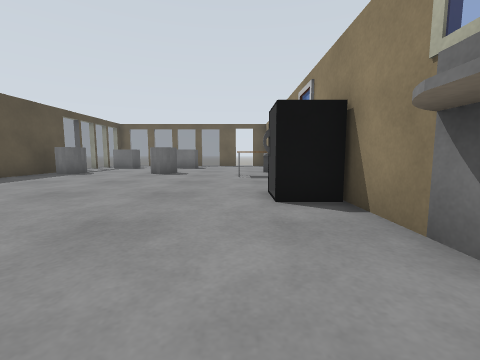
[1] (above)

12 first-person views from a walk through a robot-simulator world made for Gazebo. The camera is 0.72 m above the floor, tilts 6° down and sees 90° across. The lines on the ground mark 1 m squares. The floor is counted in squares, 1 m on a side. Each view is taken from the middle of a square. On the plan, view 1 faces up. The plan holds only what a view shows up to about 9 squares ahead; the rest is blank. Simple patterns stand in for the simulator's built-in surfaces. Surface patterns are stand-ins for the level's own textures.

[2]
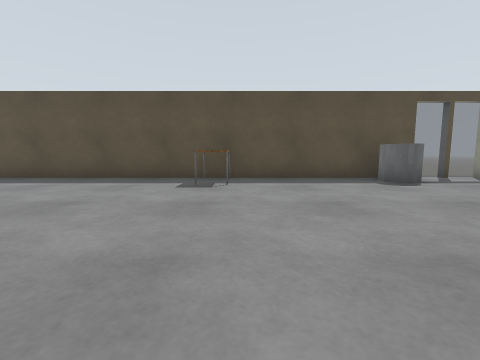

[3]
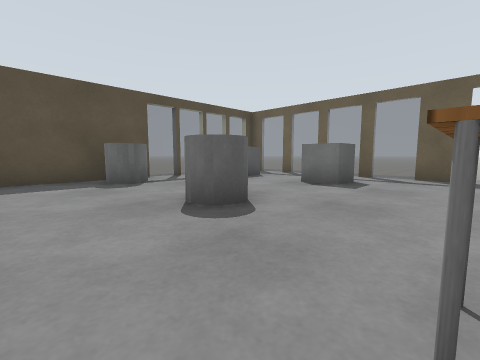

[4]
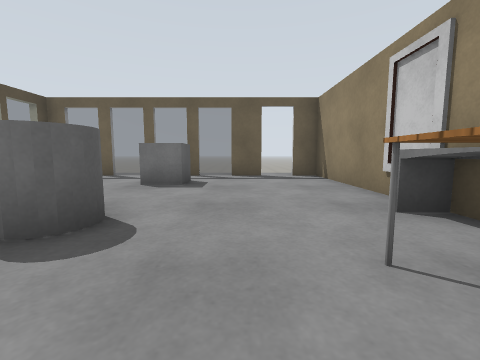

[5]
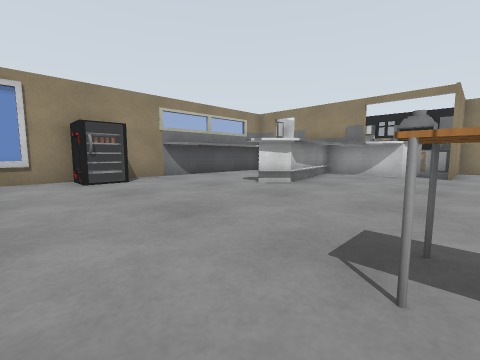

[6]
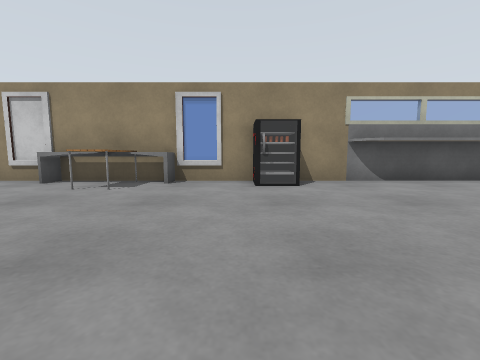

[7]
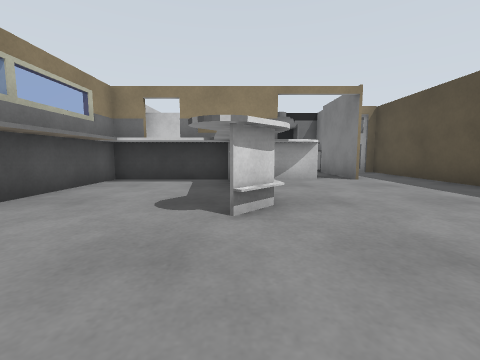

[8]
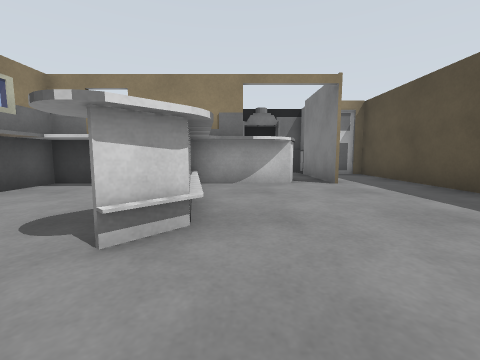

[9]
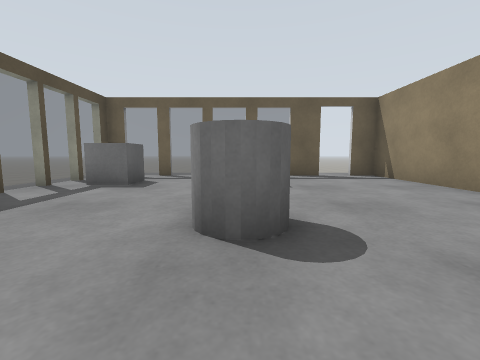

[10]
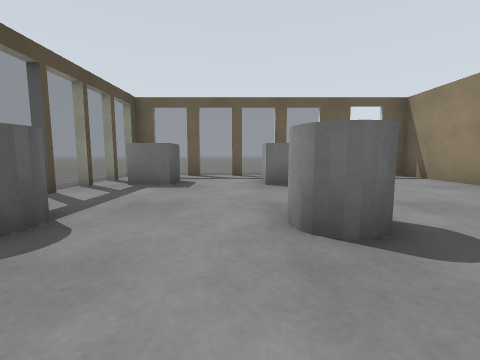

[11]
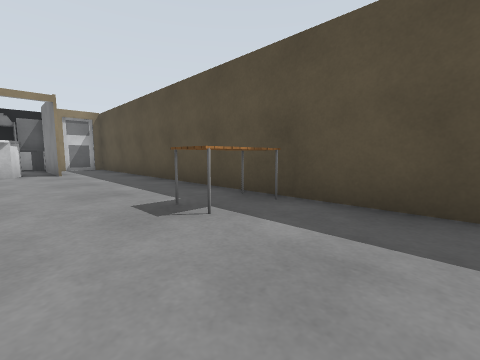

[12]
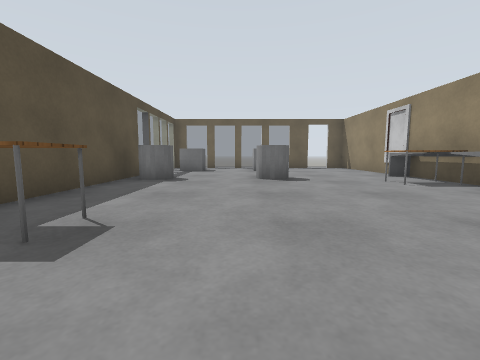

### Floor plan
Points are (right, up) in squares from view 1. A wall is a line through its corners. A room is listed if a view was taken in it or the views show most of it. See-through windows are left out.
Room 1 (views 1, 2, 3, 4, 5, 6, 7, 8, 9, 10, 11, 12)
walls: (0.5, 3.7) (1.3, 3.7) (1.3, 4.5); (0.5, 3.6) (0.5, 4.6); (1.6, 4.4) (1.6, 15.3) (0.7, 15.3); (1.6, 3.6) (0.7, 3.6) (0.7, 4.6) (1.6, 4.6); (-2.6, 0.8) (-2.1, 1.4); (-7.5, 10.5) (-7.5, -5.9) (-5.5, -5.9) (-5.5, -2.9); (1, -2) (1, 1.5); (-2.4, 15.3) (-2.9, 15.3); (-3.9, 15.3) (-4.4, 15.3); (-5.4, 15.3) (-5.9, 15.3); (-0.3, 15.3) (-1.4, 15.3); (-4.5, -3.8) (-4.2, -3) (1.6, -3) (1.6, 4.1); (-6.9, 15.3) (-7.5, 15.3)
low walls: (1, 8.4) (1, 10.1); (1.6, 6.8) (1, 6.8) (1, 7.5); (-2.4, -1.4) (-2.7, 0.3); (-1.1, -2) (1, -2); (-3.5, -2.5) (-2.5, -2.5); (-1.8, -2.8) (-2.5, 0.6) (-1.9, 1.2); (-4.5, -4.6) (-4.5, -3.8)
ways out: opening at (0, 15)
objects: table (-7, 4) to (-6, 4); grey cylinder (-7, 9) to (-6, 10); grey box (-7, 13) to (-6, 13); grey cylinder (-3, 9) to (-3, 10); grey box (-3, 13); table (0, 8) to (1, 8)

Positions as (right, up) in squares from view 1, and headings:
1: (0, 0), facing up
2: (0, 5), facing left
3: (0, 7), facing up-left
4: (-1, 7), facing up
5: (-6, 6), facing down-right
6: (-5, 5), facing right
7: (-2, 4), facing down
8: (-3, 3), facing down
9: (-3, 7), facing up
10: (-4, 7), facing up
11: (-4, 7), facing down-left
12: (-4, 2), facing up
